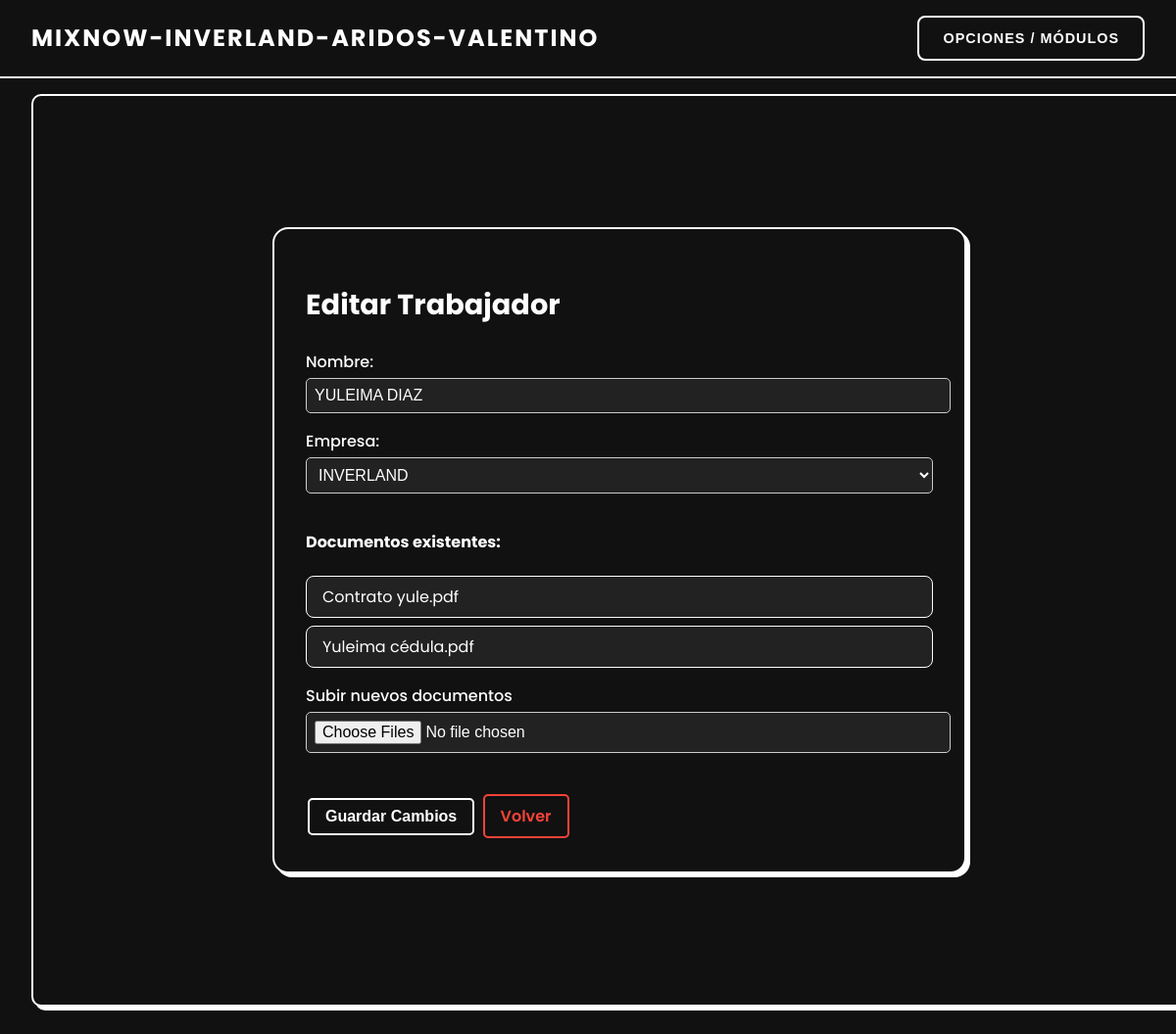
Screenshot of /trabajadores/editar/7/ (signed in) with the database file from the repository.
### app/models.py (models this page shows, shortened)
class Trabajadores(models.Model):
    nombre = models.CharField(max_length=100)
    empresa = models.ForeignKey(Empresas, on_delete=models.CASCADE, related_name='trabajadores')

class DocumentoTrabajador(models.Model):
    trabajador = models.ForeignKey(Trabajadores, on_delete=models.CASCADE, related_name='documentos')
    titulo = models.CharField(max_length=100)
    archivo = models.FileField(upload_to='pdfs/')

### app/views.py (the view)
# urls.py: path('trabajadores/editar/<int:pk>/', views.Actualizar_Trabajadores, name='editar_trabajadores'),
@user_passes_test(lambda u: u.is_superuser)
def Actualizar_Trabajadores(request, pk):
    trabajador = get_object_or_404(Trabajadores, pk=pk)
    if request.method == 'POST':
        form = TrabajadoresForm(request.POST, request.FILES, instance=trabajador)
        if form.is_valid():
            trabajador = form.save()
            archivos = request.FILES.getlist('archivos')
            for archivo in archivos:
                DocumentoTrabajador.objects.create(
                    trabajador=trabajador,
                    titulo=archivo.name,
                    archivo=archivo
                )
            messages.success(request, "Trabajador actualizado correctamente.")
            return redirect('listar_trabajadores', empresa_id=trabajador.empresa.id)
        else:
            print(form.errors)
    else:
        form = TrabajadoresForm(instance=trabajador)
    documentos = DocumentoTrabajador.objects.filter(trabajador=trabajador)
    return render(request, 'clientes/editar_trabajadores.html', {
        'form': form,
        'trabajador': trabajador,
        'documentos': documentos
    })

### app/forms.py
class TrabajadoresForm(forms.ModelForm):
    class Meta:
        model = Trabajadores
        fields = ['nombre', 'empresa']

### app/models.py (called while the page is built)
    def __str__(self):
        return self.nombre

### app/templates/clientes/editar_trabajadores.html (shortened to what this page needs)
{% extends "clientes/base.html" %}
{% load static %}
{% block content %}
<div class="wrapper">
    <div class="card edit-card">
        <h2 class="title text-center mb-4">
             Editar Trabajador
        </h2>
        <form method="post" enctype="multipart/form-data" class="needs-validation">
            <div class="form-fields mb-4">
                {{ form.nombre.label_tag }} {{ form.nombre }}
                {{ form.empresa.label_tag }} {{ form.empresa }}
                <h4>Documentos existentes:</h4>
                <ul class="document-list">
                    {% for doc in documentos %}
                        <li class="document-item">
                            <a href="{{ doc.archivo.url }}" target="_blank" class="doc-link">
                                 {{ doc.titulo }}
                            </a>
                        </li>
                    {% empty %}
                        <li class="document-item no-data">No hay documentos subidos.</li>
                    {% endfor %}
                </ul>
                <label for="archivos">Subir nuevos documentos</label>
                <input type="file" name="archivos" multiple>
            </div>
            <div class="form-actions text-center">
                <button type="submit" class="btn-glitch btn-glitch-primary">
                     Guardar Cambios
                </button>
                <a href="{% url 'listar_trabajadores' trabajador.empresa.id %}" class="btn-glitch btn-glitch-secondary ms-2">
                     Volver
                </a>
            </div>
        </form>
    </div>
</div>
{% endblock %}

### app/templates/clientes/editar_trabajadores.html (style rules this page uses)
.wrapper { display: flex; justify-content: center; align-items: center; min-height: 50rem; padding: 2rem; font-family: 'Poppins', sans-serif; background-color: #111; }
.card.edit-card { background-color: #111; border: 0.125rem solid #fff; border-radius: 1rem; padding: 2rem; width: 100%; max-width: 40rem; box-shadow: 0.25rem 0.25rem #fff; color: #fff; }
.title { font-size: 1.8rem; font-weight: 700; margin-bottom: 1.5rem; }
.form-fields label { display: block; margin-bottom: 0.25rem; font-weight: 500; }
.form-fields input, .form-fields select, .form-fields textarea { width: 100%; padding: 0.5rem; margin-bottom: 1rem; border-radius: 0.3125rem; border: 0.0625rem solid #ccc; background-color: #222; color: #fff; font-size: 1rem; }
.document-list { list-style: none; padding: 0; margin-bottom: 1rem; }
.document-item { display: flex; justify-content: space-between; align-items: center; padding: 0.5rem 1rem; margin-bottom: 0.5rem; border: 0.0625rem solid #fff; border-radius: 0.5rem; background-color: #222; }
.doc-link { color: #fff; text-decoration: none; }
.form-actions { margin-top: 1.5rem; }
.btn-glitch { display: inline-block; padding: 0.5rem 1rem; margin: 0.125rem; border-radius: 0.3125rem; font-weight: 600; text-decoration: none; transition: all 0.3s; font-size: 1rem; }
.btn-glitch-primary { border: 0.125rem solid #fff; background-color: #111; color: #fff; }
.btn-glitch-secondary { border: 0.125rem solid #f44336; background-color: #111; color: #f44336; }

### app/templates/clientes/base.html (style rules this page uses)
html, body { overflow-x: hidden; box-sizing: border-box; }
body { margin: 0; font-family: 'Poppins', sans-serif; background-color: #111; color: #fff; }
.card { background-color: #111; border: 2px solid #fff; border-radius: 10px; padding: 2rem; width: 100%; max-width: 90rem; box-shadow: 4px 4px #fff; position: relative; z-index: 1 !important; }

### rows the page displays
Trabajadores: nombre "YULEIMA DIAZ", empresa "INVERLAND"
DocumentoTrabajador: titulo "Contrato yule.pdf"
DocumentoTrabajador: titulo "Yuleima cédula.pdf"
